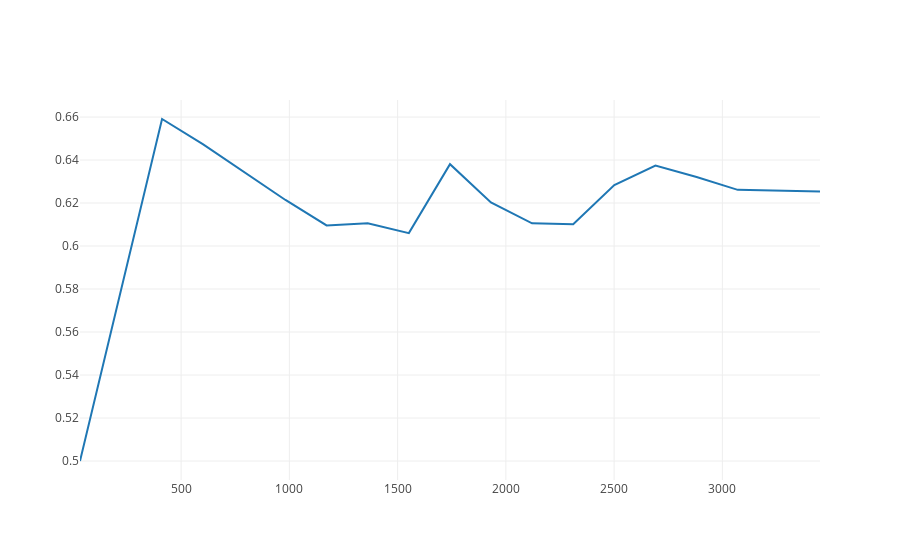

Notebook cell for this chart:
### Code cell
#import plotly.graph_objs as go
#from plotly.offline import download_plotlyjs, init_notebook_mode, plot, iplot
init_notebook_mode(connected=True)

iplot([{"x": ns, "y": acc}])#,filename='acc', image='svg')

### Figure 1 — Plotly figure (JSON) as saved in the notebook; plotly's stock layout.template omitted (floating-point values rounded to 4 significant figures)
{"data": [{"type": "scatter", "uid": "13dd3911-87f9-4e4b-ad8a-4d099dc238c0", "x": [33, 33, 222, 412, 602, 792, 982, 1172, 1362, 1552, 1742, 1931, 2121, 2311, 2501, 2691, 2881, 3071, 3261, 3451], "y": [0.5, 0.5, 0.5789, 0.6591, 0.6473, 0.6342, 0.6214, 0.6096, 0.6106, 0.606, 0.6381, 0.6203, 0.6106, 0.6101, 0.6284, 0.6375, 0.6321, 0.6261, 0.6256, 0.6254]}], "layout": {}}
